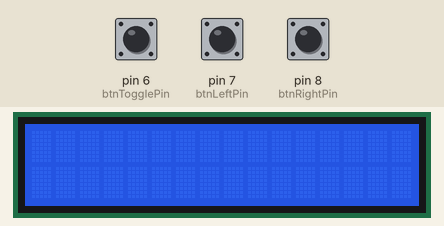
Bench run of a sketch on a simulated Arduino Uno, built with avr-gcc and run on an emulated ATmega328P. Parts: 16×2 character LCD. Inputs (shaded band) come from the test bench; at power-on: pin 6 (btnTogglePin) LOW, pin 7 (btnLeftPin) LOW, pin 8 (btnRightPin) LOW.

Above: at 1.2 s.
1.3 s: pin 6 (btnTogglePin) pulled HIGH for 0.15 s
At 1.9 s:
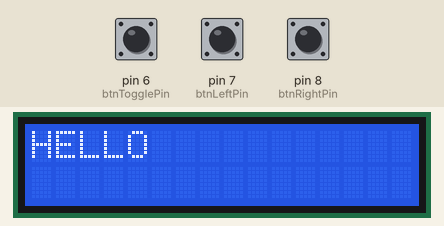
2.9 s: pin 7 (btnLeftPin) pulled HIGH for 0.15 s
At 4.1 s:
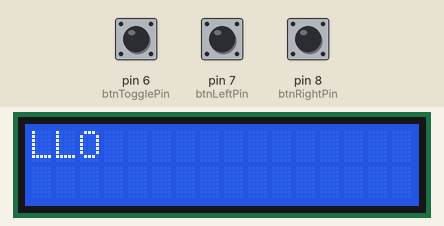
4.5 s: pin 6 (btnTogglePin) pulled HIGH for 1 s
At 5.4 s:
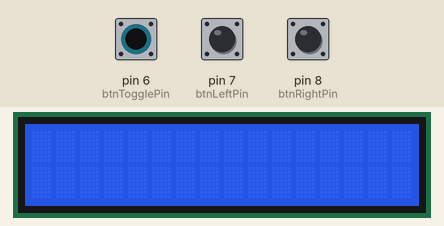
7.0 s: pin 6 (btnTogglePin) pulled HIGH for 3.2 s
At 7.4 s:
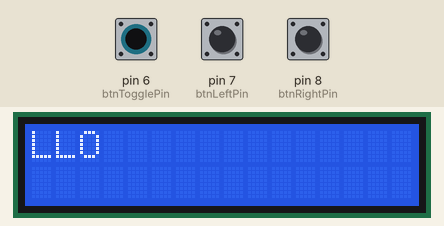
11.7 s: pin 7 (btnLeftPin) pulled HIGH for 1 s
At 12.1 s:
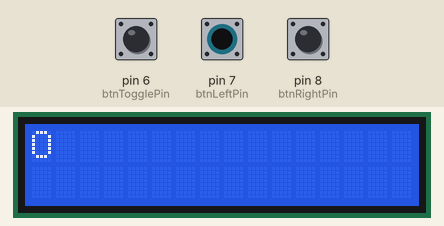
14.2 s: pin 7 (btnLeftPin) pulled HIGH for 0.15 s
At 15.2 s:
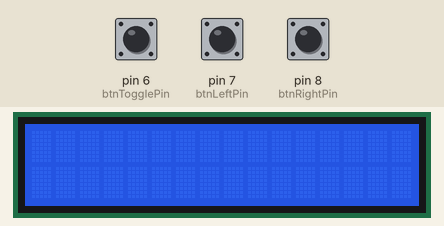
Timing chart, 0 to 16.8 s (numbered marks = the images above; inputs shaded):
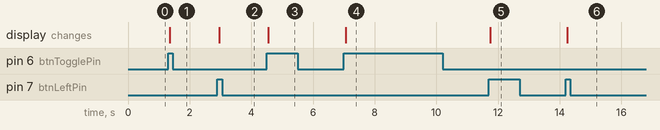

The sketch:

th_baitap6.ino
```cpp
#include <LiquidCrystal.h>

LiquidCrystal lcd(12, 11, 5, 4, 3, 2);

const int btnTogglePin = 6;
const int btnLeftPin   = 7;
const int btnRightPin  = 8;

bool btnToggleState = LOW;
bool lastBtnToggleState = LOW;
unsigned long lastDebounceToggle = 0;

bool btnLeftState = LOW;
bool lastBtnLeftState = LOW;
unsigned long lastDebounceLeft = 0;

bool btnRightState = LOW;
bool lastBtnRightState = LOW;
unsigned long lastDebounceRight = 0;

const long debounceDelay = 50;

const char *text = "HELLO";
const int textLen = 5;
int pos = 0;
const int minPos = -textLen;
const int maxPos = 15;

bool lcdIsOn = false;

char lineBuf[17];

void setup() {
  pinMode(btnTogglePin, INPUT);
  pinMode(btnLeftPin, INPUT);
  pinMode(btnRightPin, INPUT);
  lcd.begin(16, 2);
  lcd.noDisplay();
}

void loop() {
  unsigned long currentMillis = millis();

  int readingToggle = digitalRead(btnTogglePin);
  if (readingToggle != lastBtnToggleState) {
    lastDebounceToggle = currentMillis;
  }
  if ((currentMillis - lastDebounceToggle) > debounceDelay) {
    if (readingToggle != btnToggleState) {
      btnToggleState = readingToggle;
      if (btnToggleState == HIGH) {
        lcdIsOn = !lcdIsOn;
        if (lcdIsOn) {
          lcd.display();
          lcd.clear();
          updateAndShow();
        } else {
          lcd.noDisplay();
        }
      }
    }
  }
  lastBtnToggleState = readingToggle;

  int readingLeft = digitalRead(btnLeftPin);
  if (readingLeft != lastBtnLeftState) {
    lastDebounceLeft = currentMillis;
  }
  if ((currentMillis - lastDebounceLeft) > debounceDelay) {
    if (readingLeft != btnLeftState) {
      btnLeftState = readingLeft;
      if (btnLeftState == HIGH && lcdIsOn) {
        pos -= 2;
        if (pos < minPos) pos = minPos;
        updateAndShow();
      }
    }
  }
  lastBtnLeftState = readingLeft;

  int readingRight = digitalRead(btnRightPin);
  if (readingRight != lastBtnRightState) {
    lastDebounceRight = currentMillis;
  }
  if ((currentMillis - lastDebounceRight) > debounceDelay) {
    if (readingRight != btnRightState) {
      btnRightState = readingRight;
      if (btnRightState == HIGH && lcdIsOn) {
        pos += 2;
        if (pos > maxPos) pos = maxPos;
        updateAndShow();
      }
    }
  }
  lastBtnRightState = readingRight;
}

void updateAndShow() {
  for (int i = 0; i < 16; ++i) lineBuf[i] = ' ';
  lineBuf[16] = '\0';
  for (int i = 0; i < textLen; ++i) {
    int col = pos + i;
    if (col >= 0 && col < 16) {
      lineBuf[col] = text[i];
    }
  }
  lcd.setCursor(0, 0);
  lcd.print(lineBuf);
}
```

Measured:
- after the input at 1.3 s, the display: changes after 0.06 s (image 1)
- after the input at 2.9 s, the display: changes after 0.05 s (image 2)
- after the input at 4.5 s, the display: changes after 0.05 s (image 3)
- after the input at 7.0 s, the display: changes after 0.06 s (image 4)
- after the input at 11.7 s, the display: changes after 0.05 s (image 5)
- after the input at 14.2 s, the display: changes after 0.05 s (image 6)
